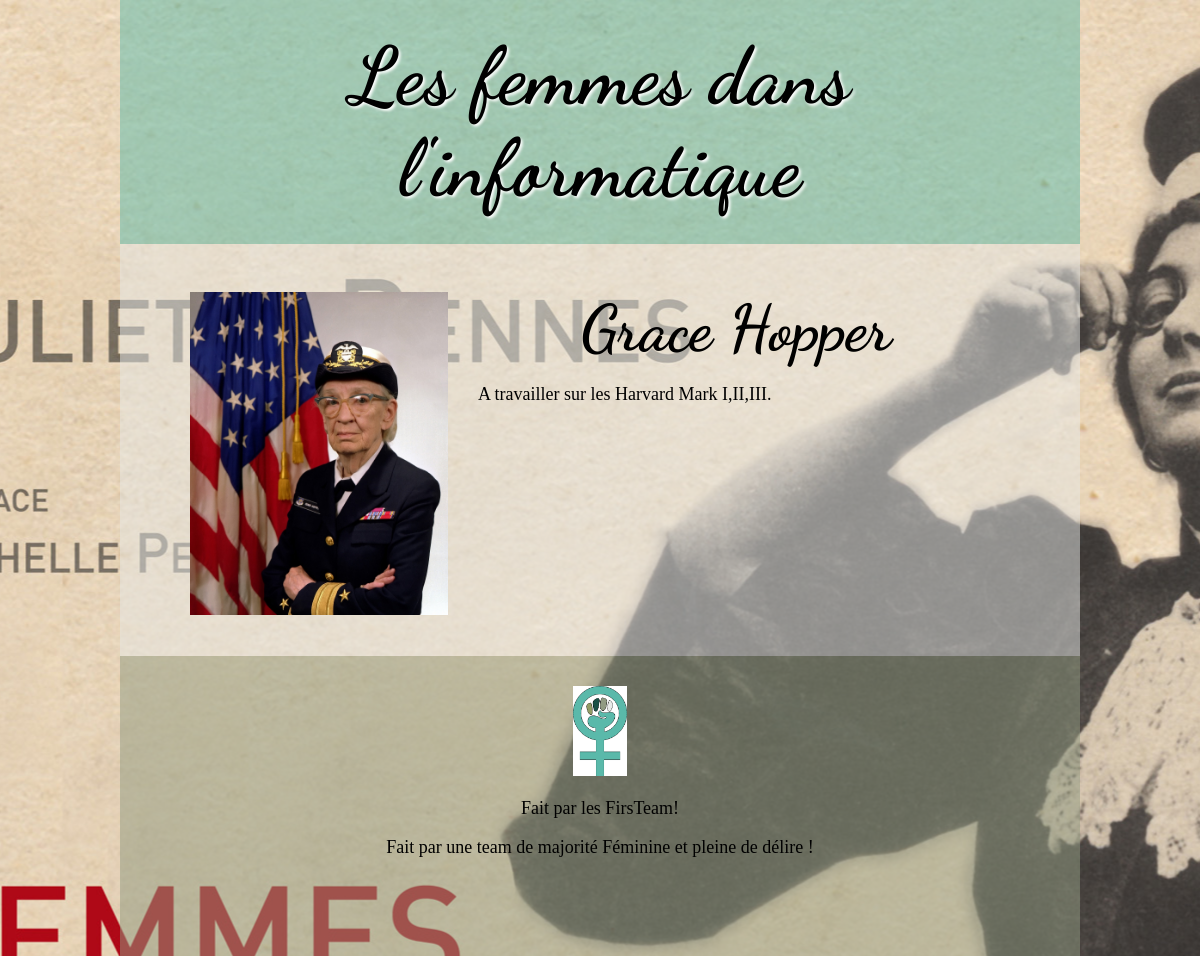
The page / on the database its author committed.
### tables this page shows
CREATE TABLE IF NOT EXISTS `celebrite` (
  `Id` int(11) NOT NULL AUTO_INCREMENT,
  `nom` varchar(80) NOT NULL,
  `fait` varchar(255) NOT NULL,
  `entreprise` varchar(120) NOT NULL,
  `portrait` varchar(255) NOT NULL,
  `bio` text NOT NULL,
  `image` varchar(255) NOT NULL,
  PRIMARY KEY (`Id`)
);

### model.php (called while the page is built, shortened)
<?php
function dbConnect()
{
	$pdo = new PDO('mysql:host=localhost;dbname=femmes;charset=utf8', USER, PASSWORD);
	$pdo->setAttribute(PDO::ATTR_ERRMODE, PDO::ERRMODE_WARNING);
	return $pdo;
}
function getslider()
{
	$db = dbConnect();
	$req = $db->query('SELECT id, nom, fait, portrait
						FROM celebrite
						ORDER BY nom
					') or die(print_r($db->errorInfo()));
	$data = $req->fetchAll();
	return $data;
}

### index.php (the view, shortened to what this page needs)
<?php
require'model.php';
$req = getslider();
 ?>
<!DOCTYPE html>
<html>
	<head>
		<link rel="stylesheet" href="css/normalize.css">
		<link rel="stylesheet" href="css/style.css">
	</head>
	<body>
		<section id="corp">
			<header class="container">
				<h1><a href="index.php"> Les femmes dans l'informatique</a></h1>
			</header>
			<main class="container">
				<section id="slider" class="clear-float">
					<div class="flexslider">
			            <ul class="slides">
<?php
							foreach($req as $data) {
?>
								<li>
									<a href="article.php?id=<?= $data['id']; ?>">
										<img src="img/slider/<?= $data['id']; ?>.jpg" class="img-slider">
										<div class="desciption">
											<h2><?= $data['nom']; ?></h2>
											<p><?= $data['fait']; ?></p>
										</div>
									</a>
								</li>
<?php
							}
?>
			            </ul>
			        </div>
				</section>
			</main>
			<footer class="container">
				<img src="img/fist-team.png" alt="logo"/>
				<p> Fait par les FirsTeam!</p>
				<p> Fait par une team de majorité Féminine et pleine de délire !</p>
			</footer>
		</section>
	</body>
</html>

### css/style.css (style rules this page uses)
* { box-sizing: border-box; }
.container { width: 80%; margin: 0 auto; padding: 30px; }
.clear-float:after { content: ""; clear: both; display: block; }
body { font-size: 18px; margin:auto; }
main { background-color: rgba(232,234,232,0.5); }
#corp { background : url("../img/Fond.jpg") center top no-repeat; background-size : medium; }
li { list-style-type: none; }
h1, h2,h3, h4 { text-align:center; margin : 0; font-family : 'Dancing Script', cursive ; }
h1 a { font-size : 5rem; color: #000; text-shadow: 2px 2px 3px #fff; }
h2 { font-size: 3rem; }
a { text-decoration: none; color: black; }
header { background-color: rgba(90,185,170,0.5); }
a img.img-slider { width: 30%; height: auto; display: inline-block; float: left; margin-right: 30px; }
#slider .desciption { width: 60%; display: inline-block; }
.desciption h2 { text-align: center; font-size: 4rem; }
footer { height: 300px; background-color:rgba(145,155,130,0.5) ; text-align: center; }
footer img { width : 6%; }

### rows shown on the page
celebrite: nom "Grace Hopper", fait "A travailler sur les Harvard Mark I,II,III."
